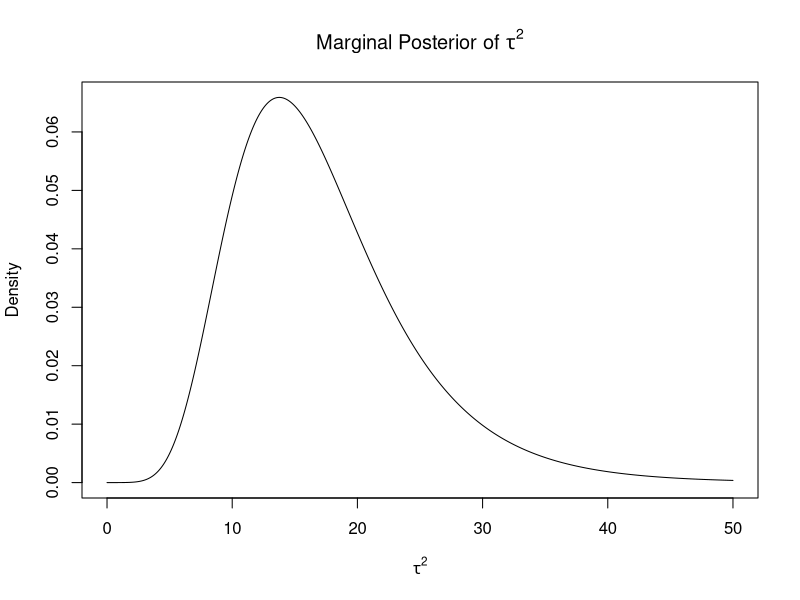
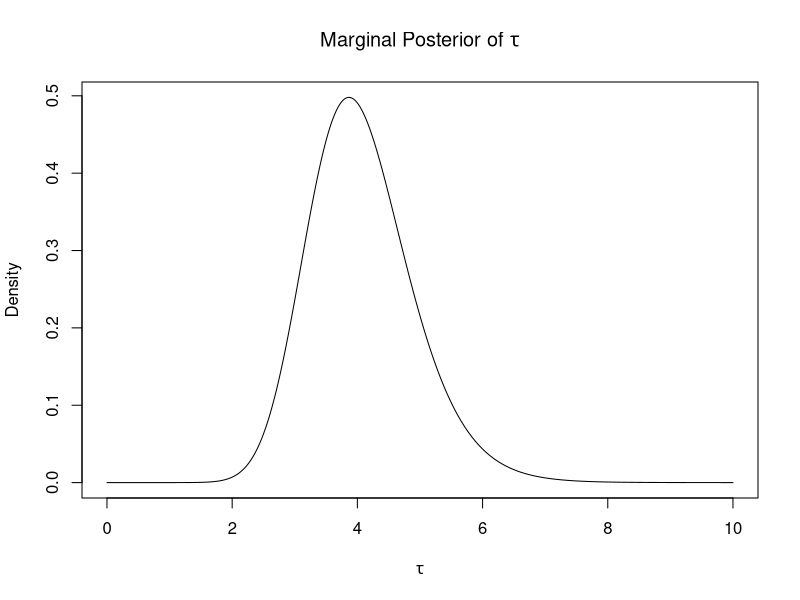
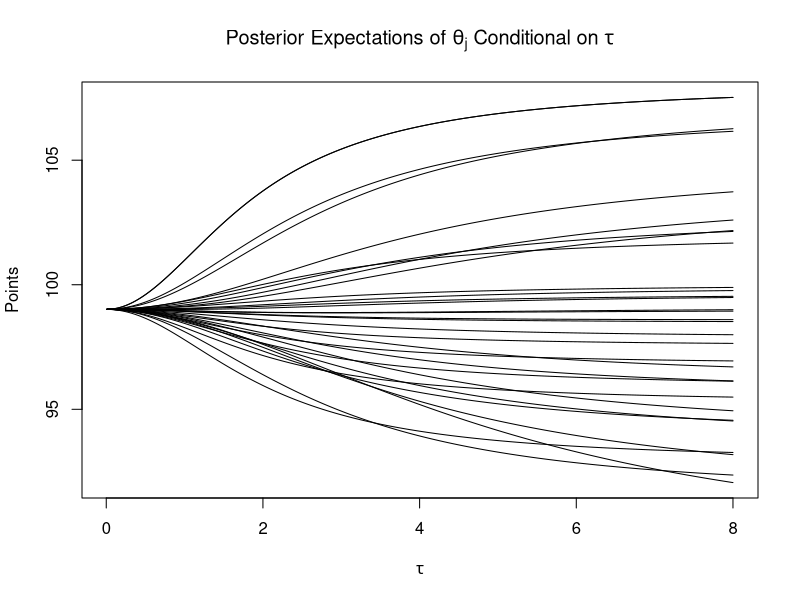
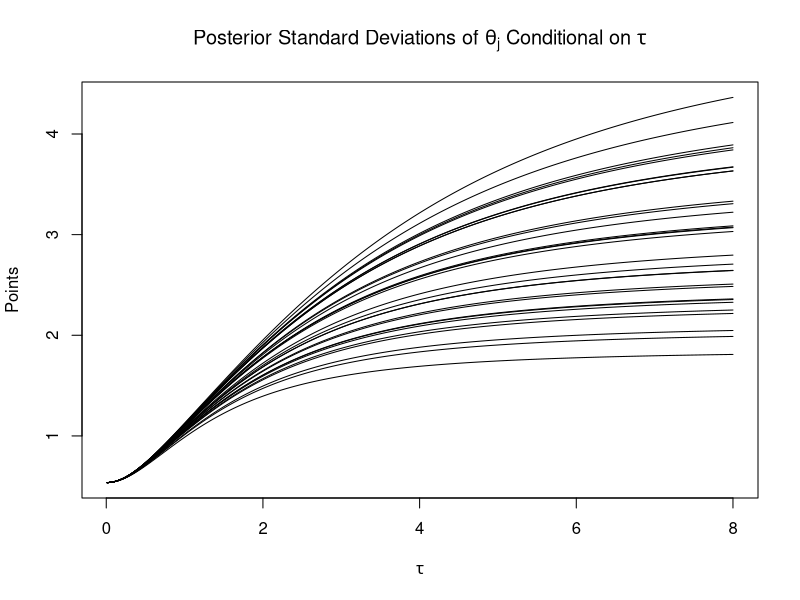
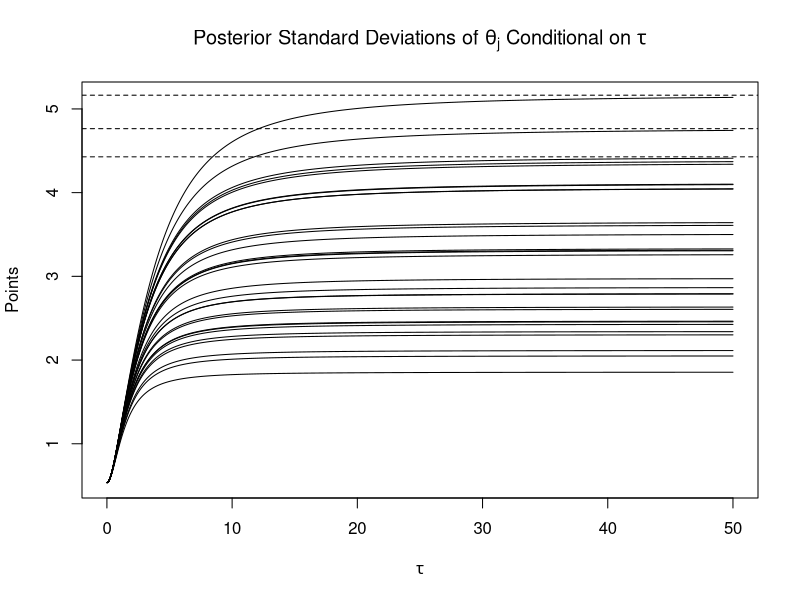
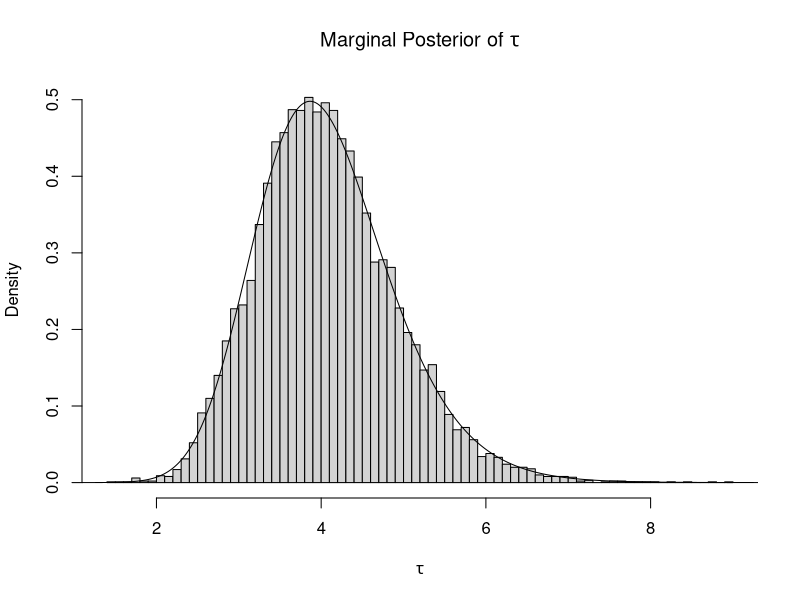
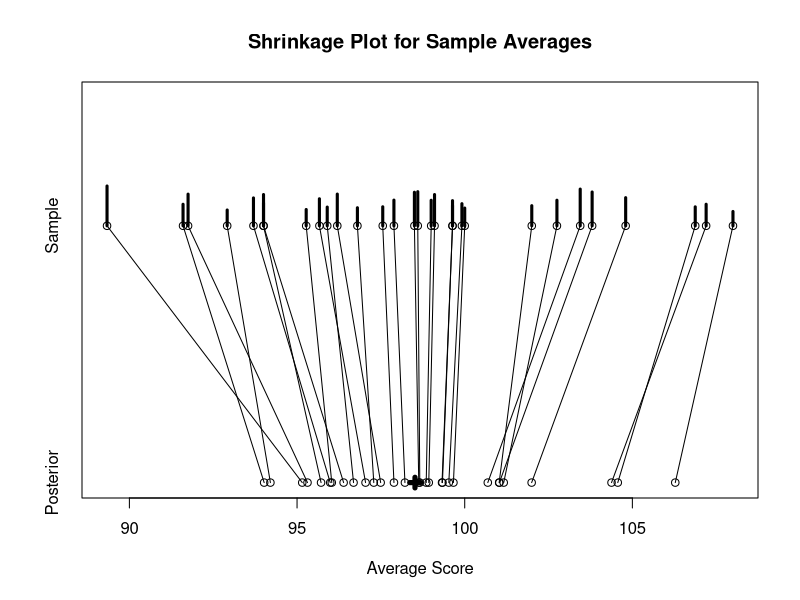
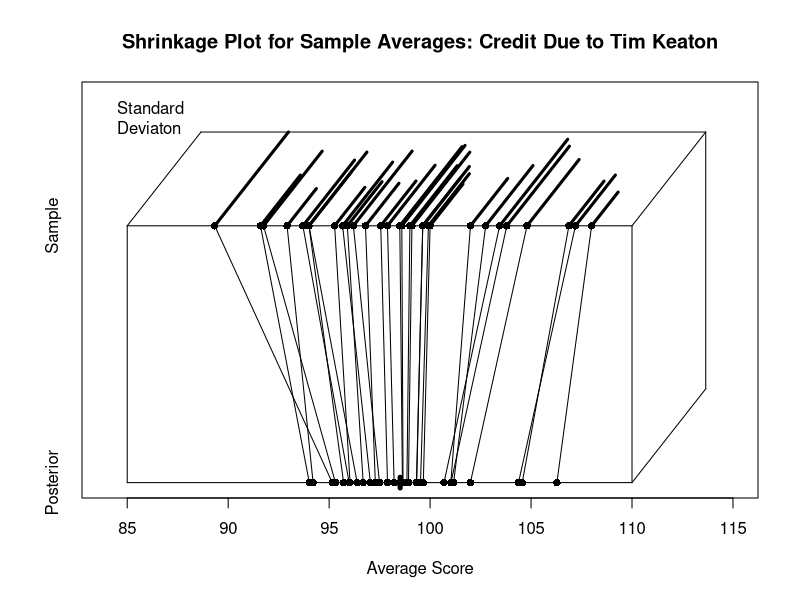

Here is the R script that generated these plots, in order:
NBA_data = read.csv("NBA_data.csv")
NBA_data = NBA_data[,-1]

# We first prepare the data in a general format

n_j = NBA_data[,1]
y_bar = NBA_data[,2]
sigma_j_sq = NBA_data[,3]^2/n_j

J = length(y_bar)

# total_n = n_j + NBA_data[,4]
# final_average = (n_j*y_bar + NBA_data[,4]*NBA_data[,5])/total_n


# For reference, the data for the eight schools example in BDA follow below

# y_bar = c(28,8,-3,7,-1,1,18,12)
# sigma_j_sq = c(15^2, 10^2, 16^2, 11^2, 9^2, 11^2, 10^2, 18^2)


# We now define the functions that will be used to obtain posterior draws of the parameters

log_posterior_tau_sq = function(tau_sq)
{
  # Note that this is the log posterior under the prior p(tau_sq) \propto 1/tau
  
  mu_hat = sum(y_bar/(tau_sq+sigma_j_sq))/sum(1/(tau_sq+sigma_j_sq))
  
  tau = sqrt(tau_sq)
  
  log_prior_term = -log(tau)
  
  first_term = -0.5*sum(log(tau_sq + sigma_j_sq)) - 0.5*log(sum(1/(tau_sq+sigma_j_sq)))
  second_term = -0.5*sum((y_bar-mu_hat)^2/(tau_sq+sigma_j_sq))
  
  return(log_prior_term + first_term + second_term)
}


log_posterior_tau = function(tau)
{
  # Note that this is the log posterior under the prior p(tau_sq) \propto 1/tau

  log_jacobian_term = log(tau)
  
  tau_sq = tau^2
  
  return(log_posterior_tau_sq(tau_sq) + log_jacobian_term)
}


tau_sq_seq = seq(0.001,50,0.001)

log_posterior_tau_sq_evaluations = sapply(tau_sq_seq, log_posterior_tau_sq) - max(sapply(tau_sq_seq, log_posterior_tau_sq))
posterior_tau_sq_evaluations = exp(log_posterior_tau_sq_evaluations)/(sum(exp(log_posterior_tau_sq_evaluations))*0.001)

plot(tau_sq_seq, posterior_tau_sq_evaluations, type="l",
     xlab=expression(tau^2), ylab="Density", main=expression(paste("Marginal Posterior of "*tau^2)))

tau_seq = seq(0.001,10,0.001)

log_posterior_tau_evaluations = sapply(tau_seq, log_posterior_tau) - max(sapply(tau_seq, log_posterior_tau))
posterior_tau_evaluations = exp(log_posterior_tau_evaluations)/(sum(exp(log_posterior_tau_evaluations))*0.001)

plot(tau_seq, posterior_tau_evaluations, type="l",
     xlab=expression(tau), ylab="Density", main=expression(paste("Marginal Posterior of "*tau)))


conditional_mean_theta = function(tau, j)
{
  tau_sq = tau^2
  
  posterior_mean_mu = sum(y_bar/(tau_sq+sigma_j_sq))/sum(1/(tau_sq+sigma_j_sq))
  
  first_term = sigma_j_sq[j]^(-1)*y_bar[j]/(tau_sq^(-1)+sigma_j_sq[j]^(-1))
  second_term = tau_sq^(-1)*posterior_mean_mu/(tau_sq^(-1)+sigma_j_sq[j]^(-1))
  
  return(first_term + second_term)
}

tau_seq = seq(0.01,8,0.01)

conditional_mean_theta_evaluations = matrix(NA, nrow=length(y_bar), ncol=length(tau_seq))

for(j in 1:nrow(conditional_mean_theta_evaluations))
{
  for(i in 1:ncol(conditional_mean_theta_evaluations))
  {
    conditional_mean_theta_evaluations[j,i] = conditional_mean_theta(tau_seq[i], j)
  }
}

plot(tau_seq, conditional_mean_theta_evaluations[1,], type="l", 
     ylim=c(min(conditional_mean_theta_evaluations),max(conditional_mean_theta_evaluations)),
     xlab=expression(tau), ylab="Points",
     main=expression(paste("Posterior Expectations of "*theta[j]*" Conditional on "*tau)))
for(j in 1:length(y_bar))
{
  points(tau_seq, conditional_mean_theta_evaluations[j,], type="l")
}

NBA_data[order(NBA_data[,2], decreasing=TRUE),]    # To identify lines in plot with actual teams


conditional_sd_theta = function(tau, j)
{
  tau_sq = tau^2
  
  posterior_var_mu = 1/sum(1/(tau_sq+sigma_j_sq))
  
  first_term = tau_sq^(-2)*posterior_var_mu/((tau_sq^(-1)+sigma_j_sq[j]^(-1))^2)
  second_term = 1/(tau_sq^(-1)+sigma_j_sq[j]^(-1))
  
  return(sqrt(first_term + second_term))
}

tau_seq = seq(0.01,8,0.01)

conditional_sd_theta_evaluations = matrix(NA, nrow=length(y_bar), ncol=length(tau_seq))

for(j in 1:nrow(conditional_sd_theta_evaluations))
{
  for(i in 1:ncol(conditional_sd_theta_evaluations))
  {
    conditional_sd_theta_evaluations[j,i] = conditional_sd_theta(tau_seq[i], j)
  }
}

plot(tau_seq, conditional_sd_theta_evaluations[1,], type="l", 
     ylim=c(min(conditional_sd_theta_evaluations),max(conditional_sd_theta_evaluations)),
     xlab=expression(tau), ylab="Points",
     main=expression(paste("Posterior Standard Deviations of "*theta[j]*" Conditional on "*tau)))
for(j in 2:length(y_bar))
{
  points(tau_seq, conditional_sd_theta_evaluations[j,], type="l")
}

NBA_data[order((NBA_data[,3]/NBA_data[,1]), decreasing=TRUE),]

standard_error = NBA_data[,3]/sqrt(NBA_data[,1])
standard_error[order(standard_error, decreasing=TRUE)]


tau_seq = seq(0.01,50,0.01)

conditional_sd_theta_evaluations = matrix(NA, nrow=length(y_bar), ncol=length(tau_seq))

for(j in 1:nrow(conditional_sd_theta_evaluations))
{
  for(i in 1:ncol(conditional_sd_theta_evaluations))
  {
    conditional_sd_theta_evaluations[j,i] = conditional_sd_theta(tau_seq[i], j)
  }
}

plot(tau_seq, conditional_sd_theta_evaluations[1,], type="l", 
     ylim=c(min(conditional_sd_theta_evaluations),max(conditional_sd_theta_evaluations)),
     xlab=expression(tau), ylab="Points",
     main=expression(paste("Posterior Standard Deviations of "*theta[j]*" Conditional on "*tau)))
for(j in 2:length(y_bar))
{
  points(tau_seq, conditional_sd_theta_evaluations[j,], type="l")
}

NBA_data[order((NBA_data[,3]/NBA_data[,1]), decreasing=TRUE),]

standard_error = NBA_data[,3]/sqrt(NBA_data[,1])
standard_error_ordered = standard_error[order(standard_error, decreasing=TRUE)]
abline(h=standard_error_ordered[1], lty=2)
abline(h=standard_error_ordered[2], lty=2)
abline(h=standard_error_ordered[3], lty=2)


# Getting posterior draws of parameters

number_draws = 10^4

posterior_draws_tau = rep(NA, number_draws)
posterior_draws_mu = rep(NA, number_draws)
posterior_draws_theta = matrix(NA, nrow=number_draws, ncol=length(y_bar))

tau_seq = seq(0.001,15,0.001)

log_posterior_tau_evaluations = sapply(tau_seq, log_posterior_tau) - max(sapply(tau_seq, log_posterior_tau))
posterior_tau_evaluations = exp(log_posterior_tau_evaluations)/(sum(exp(log_posterior_tau_evaluations))*0.001)

posterior_draws_tau = sample(tau_seq, number_draws, replace=TRUE, prob=posterior_tau_evaluations)

hist(posterior_draws_tau, freq=FALSE, breaks="fd",
     xlab=expression(tau), ylab="Density", main=expression(paste("Marginal Posterior of "*tau)))
points(tau_seq, posterior_tau_evaluations, type="l")

for(i in 1:number_draws)
{
  posterior_draws_mu[i] = sum((posterior_draws_tau[i]^2 + sigma_j_sq)^(-1)*y_bar)/sum((posterior_draws_tau[i]^2 + sigma_j_sq)^(-1)) + sqrt(1/sum(1/(posterior_draws_tau[i]^2+sigma_j_sq)))*rnorm(1)
  
  posterior_draws_theta[i,] = (posterior_draws_tau[i]^(-2)*posterior_draws_mu[i] + sigma_j_sq^(-1)*y_bar)/(posterior_draws_tau[i]^(-2) + sigma_j_sq^(-1)) + sqrt(1/(posterior_draws_tau[i]^(-2) + sigma_j_sq^(-1)))*rnorm(length(posterior_draws_theta[i,]))
}

posterior_means_theta = colMeans(posterior_draws_theta)

plot(posterior_means_theta, rep(0,J), 
     main="Shrinkage Plot for Sample Averages", 
     ylim=c(0,15), 
     xlim=c(min(c(posterior_means_theta, y_bar)), max(c(posterior_means_theta, y_bar))), 
     ylab="", xlab="Average Score", yaxt="n")
axis(at=c(0,10), labels=c("Posterior", "Sample"), side=2, tick=FALSE)
points(y_bar, rep(10,J))
points((sum(n_j*y_bar)/sum(n_j)), 0, pch=3, lwd=5)
for(i in 1:J)
{
  segments(posterior_means_theta[i], 0, (y_bar[i]), 10)
  segments(y_bar[i],10,y_bar[i],(10 + 0.3*(sigma_j_sq[i])^0.5), lwd=3)
}


# Timothy Keaton's approach

pdf("shrinkage_plot_tim.pdf")
plot(posterior_means_theta, rep(0,J), pch=16,
     main="Shrinkage Plot for Sample Averages: Credit Due to Tim Keaton", 
     ylim=c(0,15), 
     xlim=c(84,115),
     #     xlim=c(min(c(posterior_means_theta, y_bar)), max(c(posterior_means_theta, y_bar))), 
     ylab="", xlab="Average Score", yaxt="n")
axis(at=c(0,10), labels=c("Posterior", "Sample"), side=2, tick=FALSE)
points(y_bar, rep(10,J),pch=16)
points((sum(n_j*y_bar)/sum(n_j)), 0, pch=3, lwd=5)
rad=pi/4
maxs=max(sqrt(sigma_j_sq[i]))
segments(85,0,110,0)
segments(85,10,110,10)
segments(85,0,85,10)
segments(110,0,110,10)
segments(85,10,85+maxs*sin(rad),10+maxs*sin(rad))
segments(110,10,110+maxs*sin(rad),10+maxs*sin(rad))
segments(110,0,110+maxs*sin(rad),0+maxs*sin(rad))
segments(85+maxs*sin(rad),10+maxs*sin(rad),110+maxs*sin(rad),10+maxs*sin(rad))
segments(110+maxs*sin(rad),0+maxs*sin(rad),110+maxs*sin(rad),10+maxs*sin(rad))
text(84,14,pos=4,'Standard\nDeviaton')
for(i in 1:J)
{
  segments(posterior_means_theta[i], 0, (y_bar[i]), 10)
  #  segments(y_bar[i],10,y_bar[i],(10 + 0.3*(sigma_j_sq[i])^0.5), lwd=3)
  segments(y_bar[i],10,y_bar[i]+sqrt(sigma_j_sq[i])*sin(rad),(10 + sqrt(sigma_j_sq[i])*cos(rad)), lwd=3)
}
dev.off()


# Final evaluation

sum((y_bar-NBA_data[,5])^2)
sum((posterior_means_theta-NBA_data[,5])^2)